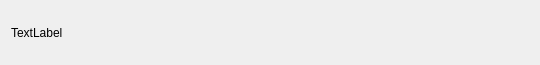
<?xml version="1.0" encoding="UTF-8"?>
<ui version="4.0">
 <class>ParameterWidget</class>
 <widget class="QWidget" name="ParameterWidget">
  <property name="geometry">
   <rect>
    <x>0</x>
    <y>0</y>
    <width>540</width>
    <height>65</height>
   </rect>
  </property>
  <property name="windowTitle">
   <string>Form</string>
  </property>
  <layout class="QHBoxLayout" name="horizontalLayout">
   <item>
    <widget class="QLabel" name="nameLBL">
     <property name="text">
      <string>TextLabel</string>
     </property>
    </widget>
   </item>
  </layout>
 </widget>
 <resources/>
 <connections/>
</ui>
